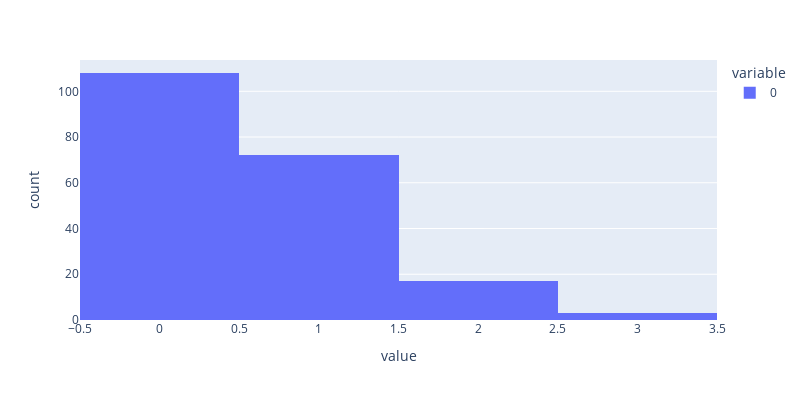

Here is the notebook cell this chart was saved with:
### Code cell
fig = px.histogram(record,width=800, height=400)
fig.show()

### Figure 1 — Plotly figure (JSON) as saved in the notebook; plotly's stock layout.template omitted (floating-point values rounded to 4 significant figures; data arrays with more than 128 entries replaced by an {"elided": "..."} marker saying what was removed)
{"data": [{"alignmentgroup": "True", "bingroup": "x", "hovertemplate": "variable=0<br>value=%{x}<br>count=%{y}<extra></extra>", "legendgroup": "0", "marker": {"color": "#636efa", "pattern": {"shape": ""}}, "name": "0", "offsetgroup": "0", "orientation": "v", "showlegend": true, "type": "histogram", "x": {"elided": "200 int values"}, "xaxis": "x", "yaxis": "y"}], "layout": {"barmode": "relative", "height": 400, "legend": {"title": {"text": "variable"}, "tracegroupgap": 0}, "margin": {"t": 60}, "width": 800, "xaxis": {"anchor": "y", "domain": [0, 1], "title": {"text": "value"}}, "yaxis": {"anchor": "x", "domain": [0, 1], "title": {"text": "count"}}}}
